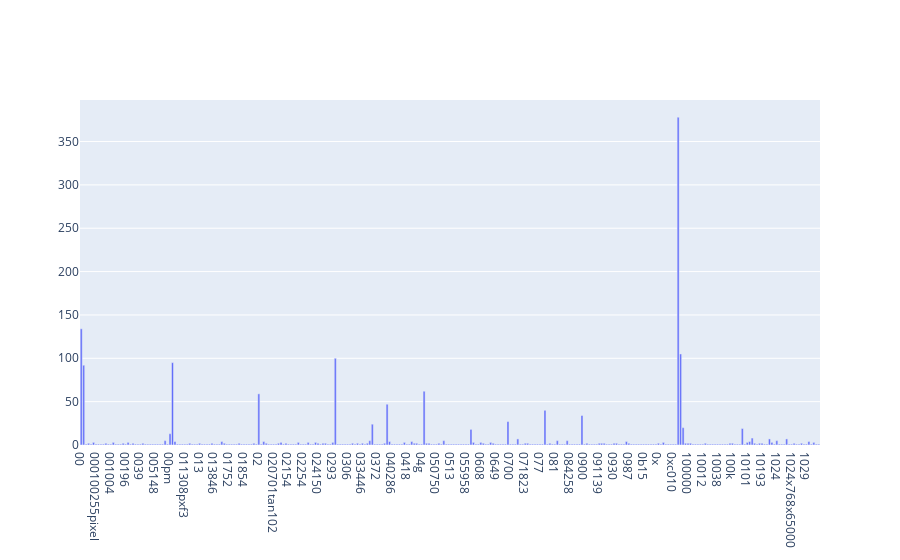

Notebook cell for this chart:
### Markdown cell above
### >>> **Exercise 13 (take home):**
If you want a nicer interactive visualization here, I would encourage you try to install and use plotly to achieve this.

### Code cell
# Answer here
import plotly.graph_objects as go
fig = go.Figure(data=go.Bar(x=count_vect.get_feature_names()[:300], 
            y=term_frequencies[:300]))
fig.show()

### Figure 1 — Plotly figure (JSON) as saved in the notebook; plotly's stock layout.template omitted (floating-point values rounded to 4 significant figures; data arrays with more than 128 entries replaced by an {"elided": "..."} marker saying what was removed)
{"data": [{"type": "bar", "x": {"elided": "300 str values"}, "y": {"elided": "300 int values"}}], "layout": {}}
